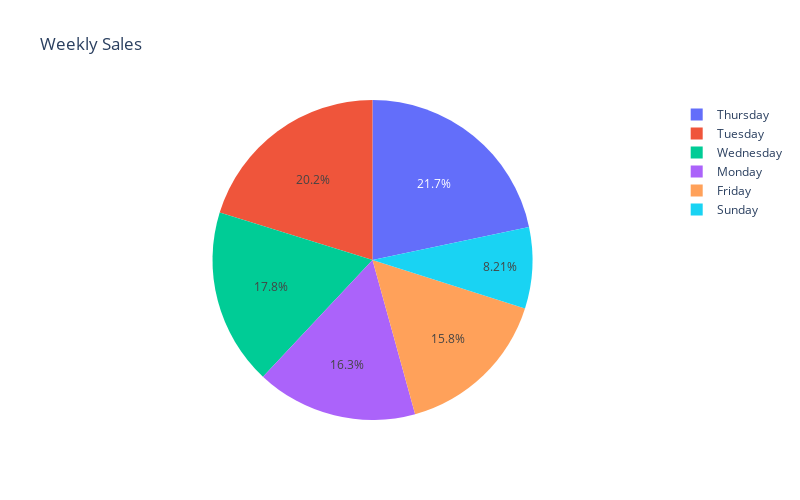

The notebook cell this image was saved under:
### Code cell
weekly_sales = df.groupby('DayOfWeek')['Sales'].sum().reset_index()
fig = px.pie(weekly_sales ,names='DayOfWeek' , values='Sales' , title='Weekly Sales')
fig.update_layout(width=800, height=500)
fig.write_html("weekly_sales.html")

fig.show()

### Figure 1 — Plotly figure (JSON) as saved in the notebook; plotly's stock layout.template omitted (floating-point values rounded to 4 significant figures)
{"data": [{"domain": {"x": [0, 1], "y": [0, 1]}, "hovertemplate": "DayOfWeek=%{label}<br>Sales=%{value}<extra></extra>", "labels": ["Friday", "Monday", "Sunday", "Thursday", "Tuesday", "Wednesday"], "legendgroup": "", "name": "", "showlegend": true, "type": "pie", "values": [1538000.0, 1585000.0, 798700.0, 2109000.0, 1966000.0, 1730000.0]}], "layout": {"height": 500, "legend": {"tracegroupgap": 0}, "title": {"text": "Weekly Sales"}, "width": 800}}
